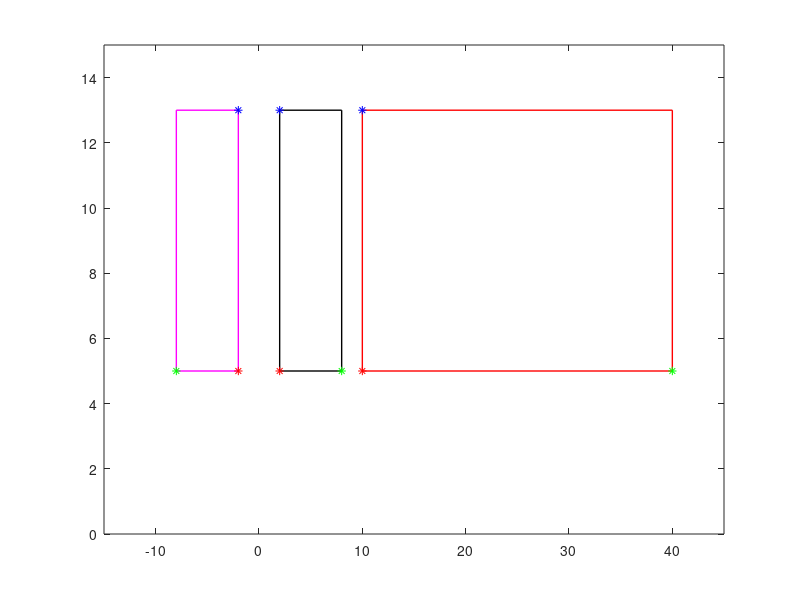

Here is the MATLAB script that generated this plot:
% First, choose 2 vectors (note that in the code above these two vectors are (0, 0) and
% (1, 2)) the terminal points of which are used to form a rectangle. Plot this rectangle
% using code similar to that provided above. 

% Plot a rectangle with the vectors (2, 5) and (8, 13)
org_vector1 = [2;5]
org_vector2 = [8;13]
org_matrix = cat(2, org_vector1, org_vector2)
org_v = [org_matrix(1,1), org_matrix(1,2), org_matrix(1,2), org_matrix(1,1), org_matrix(1,1)]
org_z = [org_matrix(2,1), org_matrix(2,1), org_matrix(2,2), org_matrix(2,2), org_matrix(2,1)]
plot(org_v, org_z, 'k-', 'LineWidth', 1);
hold on;

% Plot red at the first vector, green at the second vector, and blue at the midpoint of the rectangle
P = [2 8 8 2;5 5 13 13];
plot(P(1,1),P(2,1),'r*');
plot(P(1,2),P(2,2),'g*');
plot(P(1,4),P(2,4),'b*');
axis([-15 45 0 15]);

% Then choose TWO different matrices each
% of which performs a single geometric operation of your choice. In both cases, multiply
% your 2 vectors by these matrices and plot the resulting rectangles. Include one plot in
% your report which shows your original rectangle and your two transformed rectangles.
% Include the matrices you used to do the transformation.

% Stretch in the x-direction by a factor of 5... DONE CHECK
xStretch_Operation = [5 0; 0 1];
xStretch_Result_matrix = xStretch_Operation * org_matrix;
xStretch_Result_v = [xStretch_Result_matrix(1,1), xStretch_Result_matrix(1,2), xStretch_Result_matrix(1,2), xStretch_Result_matrix(1,1), xStretch_Result_matrix(1,1)]
xStretch_Result_z = [xStretch_Result_matrix(2,1), xStretch_Result_matrix(2,1), xStretch_Result_matrix(2,2), xStretch_Result_matrix(2,2), xStretch_Result_matrix(2,1)]
plot(xStretch_Result_v, xStretch_Result_z, 'r-', 'LineWidth', 1);
hold on;
% Plotting where the red, green, and blue points are
P = [10 40 40 10;5 5 13 13];
plot(P(1,1),P(2,1),'r*');
plot(P(1,2),P(2,2),'g*');
plot(P(1,4),P(2,4),'b*');

% Reflection across the y-axis ... DONE CHECK
yReflect_Operation = [-1 0; 0 1];
yReflect_Result_Matrix = yReflect_Operation * org_matrix;
yReflect_v = [yReflect_Result_Matrix(1,1), yReflect_Result_Matrix(1,2), yReflect_Result_Matrix(1,2), yReflect_Result_Matrix(1,1), yReflect_Result_Matrix(1,1)];
yReflect_z = [yReflect_Result_Matrix(2,1), yReflect_Result_Matrix(2,1), yReflect_Result_Matrix(2,2), yReflect_Result_Matrix(2,2), yReflect_Result_Matrix(2,1)];
plot(yReflect_v, yReflect_z, 'm-', 'LineWidth', 1);
hold on;
% Plotting where the red, green, and blue points are
P = [-2 -8 -8 -2;5 5 13 13];
plot(P(1,1),P(2,1),'r*');
plot(P(1,2),P(2,2),'g*');
plot(P(1,4),P(2,4),'b*');